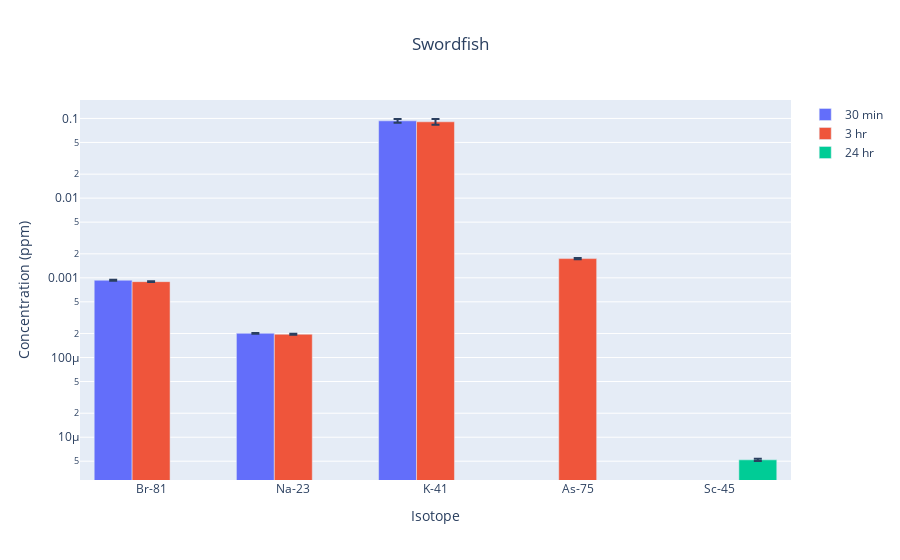

Source (notebook cell):
### Code cell
fig = go.Figure()
fig.add_trace(go.Bar(
    x=am.get_initial_isotopes(new_dfs[0]['isotopes']), y=new_dfs[0]['ppm'],
    error_y=dict(type='data', array=new_dfs[0]['ppm-unc']),
    name="30 min"
))
fig.add_trace(go.Bar(
    x=am.get_initial_isotopes(new_dfs[1]['isotopes']), y=new_dfs[1]['ppm'],
    error_y=dict(type='data', array=new_dfs[1]['ppm-unc']),
    name="3 hr"
))
fig.add_trace(go.Bar(
    x=am.get_initial_isotopes(new_dfs[2]['isotopes']), y=new_dfs[2]['ppm'],
    error_y=dict(type='data', array=new_dfs[2]['ppm-unc']),
    name="24 hr"
))
fig.update_layout(barmode='group',
                title={
                    'text': sample_fish[sample_index],
#                    'y':0.9,
                    'x':0.5,
                    'xanchor': 'center'},
#                    'yanchor': 'top'},
                xaxis_title="Isotope",
                yaxis_title="Concentration (ppm)"
#                font=dict(
#                    family="Courier New, monospace",
#                    size=18,
#                    color="RebeccaPurple"
#                )
)
fig.update_yaxes(type="log")
fig.show()

### Figure 1 — Plotly figure (JSON) as saved in the notebook; plotly's stock layout.template omitted (floating-point values rounded to 4 significant figures)
{"data": [{"error_y": {"array": [1.595e-05, 2.14e-06, 0.00506], "type": "data"}, "name": "30 min", "type": "bar", "x": ["Br-81", "Na-23", "K-41"], "y": [0.0009332, 0.0002015, 0.09338]}, {"error_y": {"array": [9.605e-06, 2.509e-06, 3.446e-05, 0.007452], "type": "data"}, "name": "3 hr", "type": "bar", "x": ["Br-81", "Na-23", "As-75", "K-41"], "y": [0.0008956, 0.000196, 0.001744, 0.09075]}, {"error_y": {"array": [1.726e-07], "type": "data"}, "name": "24 hr", "type": "bar", "x": ["Sc-45"], "y": [5.201e-06]}], "layout": {"barmode": "group", "title": {"text": "Swordfish", "x": 0.5, "xanchor": "center"}, "xaxis": {"title": {"text": "Isotope"}}, "yaxis": {"title": {"text": "Concentration (ppm)"}, "type": "log"}}}
